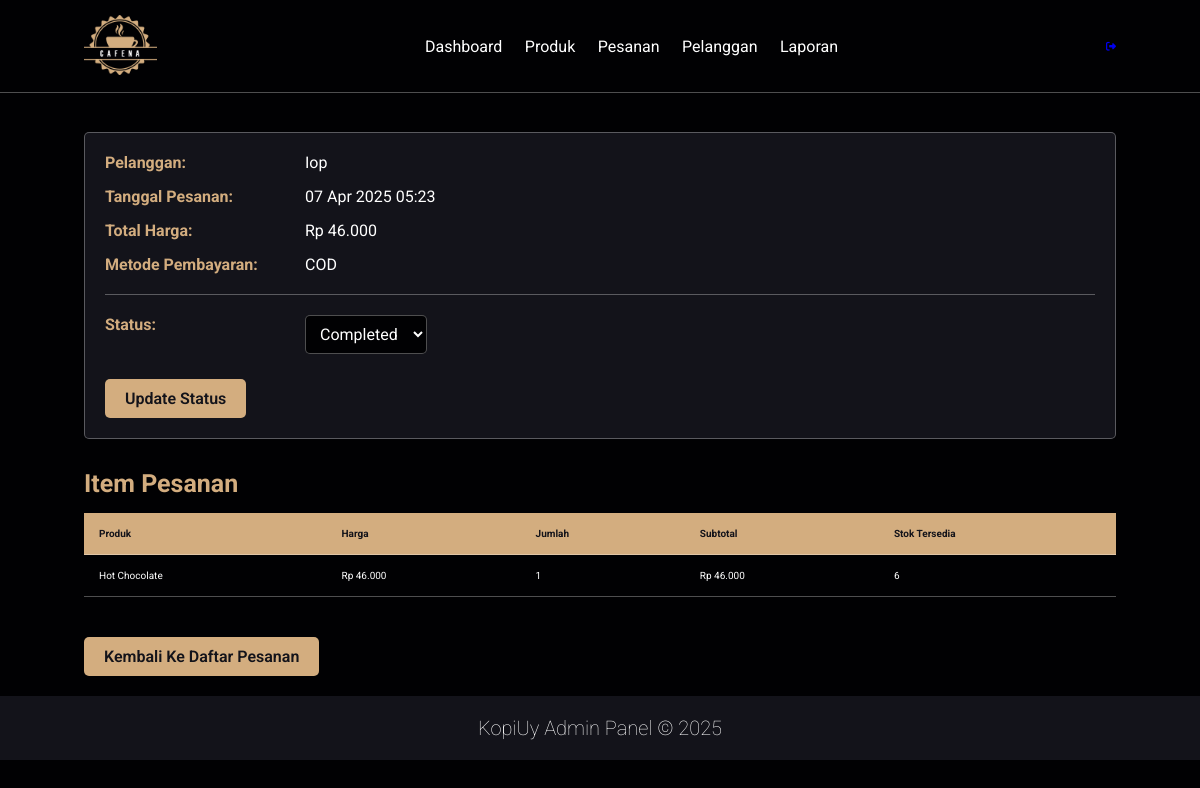
Screenshot of /admin/order_edit.php?id=18 (signed in) with the database file from the repository.
### tables this page shows
CREATE TABLE `order` (
  `id` int NOT NULL,
  `user_id` int NOT NULL,
  `address_id` int NOT NULL,
  `item_count` int NOT NULL,
  `total_price` decimal(10,2) NOT NULL,
  `payment_method` varchar(50) NOT NULL,
  `status` enum('pending','processing','completed','cancelled') DEFAULT 'pending',
  `notes` text,
  `created_at` timestamp NULL DEFAULT CURRENT_TIMESTAMP,
  `updated_at` timestamp NULL DEFAULT CURRENT_TIMESTAMP ON UPDATE CURRENT_TIMESTAMP
);

CREATE TABLE `users` (
  `id` int NOT NULL,
  `username` varchar(50) NOT NULL,
  `email` varchar(50) NOT NULL,
  `password` varchar(255) NOT NULL,
  `created_at` timestamp NULL DEFAULT CURRENT_TIMESTAMP
);

CREATE TABLE `order_items` (
  `id` int NOT NULL,
  `order_id` int NOT NULL,
  `product_id` int NOT NULL,
  `product_name` varchar(255) NOT NULL,
  `price` decimal(10,2) NOT NULL,
  `quantity` int NOT NULL,
  `image` varchar(255) DEFAULT NULL
);

CREATE TABLE `products` (
  `id` int NOT NULL,
  `name` varchar(255) NOT NULL,
  `price` decimal(10,2) NOT NULL,
  `image` varchar(255) DEFAULT NULL,
  `stock` int NOT NULL DEFAULT '0',
  `description` text,
  `created_at` timestamp NULL DEFAULT CURRENT_TIMESTAMP
);

### admin/order_edit.php (the view, shortened to what this page needs)
<?php
$order_id = isset($_GET['id']) ? (int)$_GET['id'] : 0;
try {
    $pdo = Database::getInstance()->getConnection();
    $stmt = $pdo->prepare("SELECT o.*, u.username as customer_name
                          FROM `order` o
                          JOIN `users` u ON o.user_id = u.id
                          WHERE o.id = ?");
    $stmt->execute([$order_id]);
    $order = $stmt->fetch(PDO::FETCH_ASSOC);
    $items_stmt = $pdo->prepare("SELECT oi.*, p.stock as product_stock
                                FROM order_items oi
                                JOIN products p ON oi.product_id = p.id
                                WHERE oi.order_id = ?");
    $items_stmt->execute([$order_id]);
    $order_items = $items_stmt->fetchAll(PDO::FETCH_ASSOC);
} catch (PDOException $e) {
    die("Database error: " . $e->getMessage());
}
?>
<!DOCTYPE html>
<html lang="en">
<head>
    <link rel="stylesheet" href="../css/style.css">
    <link rel="stylesheet" href="https://cdnjs.cloudflare.com/ajax/libs/font-awesome/6.4.0/css/all.min.css">
</head>
<body>
    <header class="header">
        <a href="dashboard.php" class="logo">
            <img src="../images/logo.png" alt="KopiUy Logo" height="60">
        </a>
        <nav class="navbar">
            <a href="dashboard.php">Dashboard</a>
            <a href="products.php">Produk</a>
            <a href="orders.php" class="active">Pesanan</a>
            <a href="customers.php">Pelanggan</a>
            <a href="reports.php">Laporan</a>
        </nav>
        <div class="icons">
            <a href="logout.php" class="fas fa-sign-out-alt"></a>
        </div>
    </header>
    <section class="orders-container">
        <h1 class="heading">Edit <span>Pesanan</span> #<?= $order['id'] ?></h1>
        <div class="order-details">
            <div class="detail-row">
                <span class="detail-label">Pelanggan:</span>
                <span class="detail-value"><?= htmlspecialchars($order['customer_name']) ?></span>
            </div>
            <div class="detail-row">
                <span class="detail-label">Tanggal Pesanan:</span>
                <span class="detail-value"><?= date('d M Y H:i', strtotime($order['created_at'])) ?></span>
            </div>
            <div class="detail-row">
                <span class="detail-label">Total Harga:</span>
                <span class="detail-value">Rp <?= number_format($order['total_price'], 0, ',', '.') ?></span>
            </div>
            <div class="detail-row">
                <span class="detail-label">Metode Pembayaran:</span>
                <span class="detail-value"><?= strtoupper($order['payment_method']) ?></span>
            </div>
            <form method="post" class="status-form">
                <div class="detail-row">
                    <span class="detail-label">Status:</span>
                    <select name="status" class="status-select">
                        <option value="completed" <?= $order['status'] == 'completed' ? 'selected' : '' ?>>Completed</option>
                    </select>
                </div>
                <button type="submit" name="update_status" class="btn btn-primary">Update Status</button>
            </form>
        </div>
        <h2 class="sub-heading">Item Pesanan</h2>
        <table class="order-items-table">
            <thead>
                <tr>
                    <th>Produk</th>
                    <th>Harga</th>
                    <th>Jumlah</th>
                    <th>Subtotal</th>
                    <th>Stok Tersedia</th>
                </tr>
            </thead>
            <tbody>
                <?php foreach($order_items as $item): ?>
                <tr>
                    <td><?= htmlspecialchars($item['product_name']) ?></td>
                    <td>Rp <?= number_format($item['price'], 0, ',', '.') ?></td>
                    <td><?= $item['quantity'] ?></td>
                    <td>Rp <?= number_format($item['price'] * $item['quantity'], 0, ',', '.') ?></td>
                    <td><?= $item['product_stock'] ?></td>
                </tr>
                <?php endforeach; ?>
            </tbody>
        </table>
        <div class="action-buttons">
            <a href="orders.php" class="btn btn-secondary">Kembali ke Daftar Pesanan</a>
        </div>
    </section>
    <section class="footer">
        <div class="credit">
            <p>KopiUy Admin Panel &copy; <?= date('Y') ?></p>
        </div>
    </section>
</body>
</html>

### css/style.css (style rules this page uses)
:root { --main-color:#d3ad7f; --black:#13131a; --white:#ffffff; --red:#ff0000; --bg:#010103; --border:.1rem solid rgba(255,255,255,.3); }
* { font-family: 'Roboto', sans-serif; margin:0; padding:0; box-sizing: border-box; outline: none; border:none; text-decoration: none; text-transform: capitalize; transition: .2s linear; }
html { font-size: 62.5%; overflow-x: hidden; scroll-padding-top: 9rem; scroll-behavior: smooth; }
body { background: var(--bg); }
section { padding:2rem 7%; }
.heading { text-align: center; color:#fff; text-transform: uppercase; padding-bottom: 3.5rem; font-size: 4rem; }
.heading span { color:var(--main-color); text-transform: uppercase; }
.btn { margin-top: 1rem; display: inline-block; padding:.9rem 3rem; font-size: 1.7rem; color:#fff; background: var(--main-color); cursor: pointer; }
.header { background: var(--bg); display: flex; align-items: center; justify-content: space-between; padding:1.5rem 7%; border-bottom: var(--border); position: fixed; top:0; left: 0; right: 0; z-index: 1000; }
.header .logo img { height: 6rem; }
.header .navbar a { margin:0 1rem; font-size: 1.6rem; color:#fff; }
.footer { background:var(--black); text-align: center; }
.footer .credit { color:#fff; font-weight: lighter; font-size: 2rem; }

### admin/order_edit.php (style rules this page uses)
:root { --main-color: #d3ad7f; --black: #13131a; --border: .1rem solid rgba(255,255,255,.3); }
.heading { text-align: center; color: #fff; text-transform: uppercase; font-size: 4rem; margin-bottom: 3rem; }
.heading span { color: var(--main-color); }
.btn { display: inline-block; padding: 1rem 2rem; background: var(--main-color); color: var(--black); border-radius: 0.5rem; font-weight: 600; text-decoration: none; transition: all 0.3s; border: none; cursor: pointer; font-size: 1.6rem; }
.order-details { background: var(--black); border: var(--border); border-radius: 0.5rem; padding: 2rem; margin-bottom: 3rem; }
.detail-row { display: flex; margin-bottom: 1.5rem; font-size: 1.6rem; }
.detail-label { font-weight: bold; color: var(--main-color); width: 200px; }
.detail-value { color: #fff; }
.status-form { margin-top: 2rem; padding-top: 2rem; border-top: var(--border); }
.status-select { padding: 0.8rem 1rem; border: var(--border); background: var(--bg); color: #fff; border-radius: 0.5rem; font-size: 1.6rem; }
.order-items-table { width: 100%; border-collapse: collapse; margin-bottom: 3rem; }
.order-items-table th, .order-items-table td { padding: 1.5rem; text-align: left; border-bottom: var(--border); color: #fff; }
.order-items-table th { background-color: var(--main-color); color: var(--black); }
.sub-heading { color: var(--main-color); font-size: 2.5rem; margin: 3rem 0 1.5rem; }

### rows the page displays
order: user.username "Iop", created_at "07 Apr 2025 05:23", total_price "46.000", payment_method "COD", status "Completed"
order_items: product_name "Hot Chocolate", price "46.000", quantity "1", $item['price'] * $item['quantity'] "46.000", product.stock "6"
